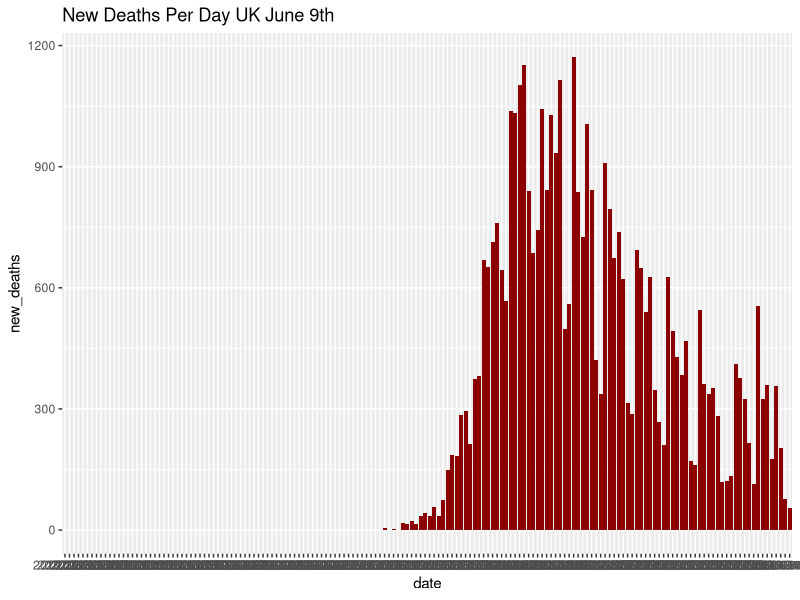
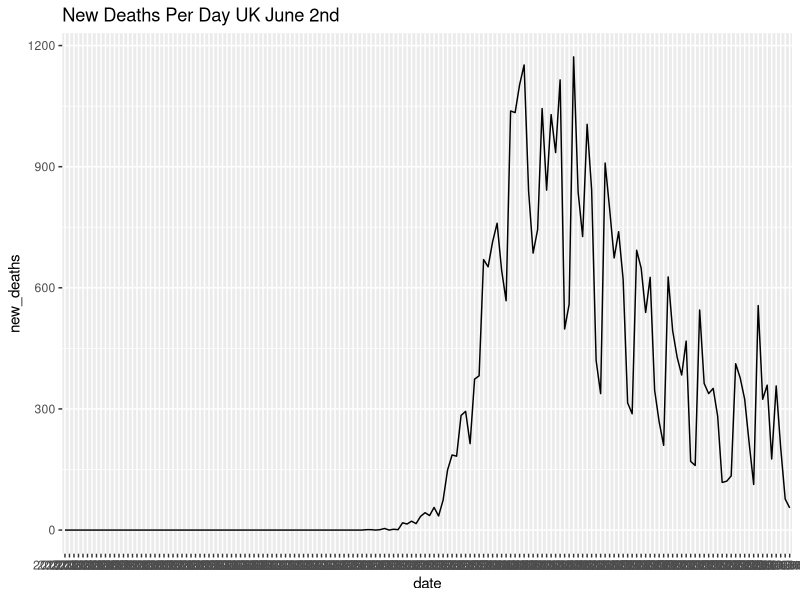
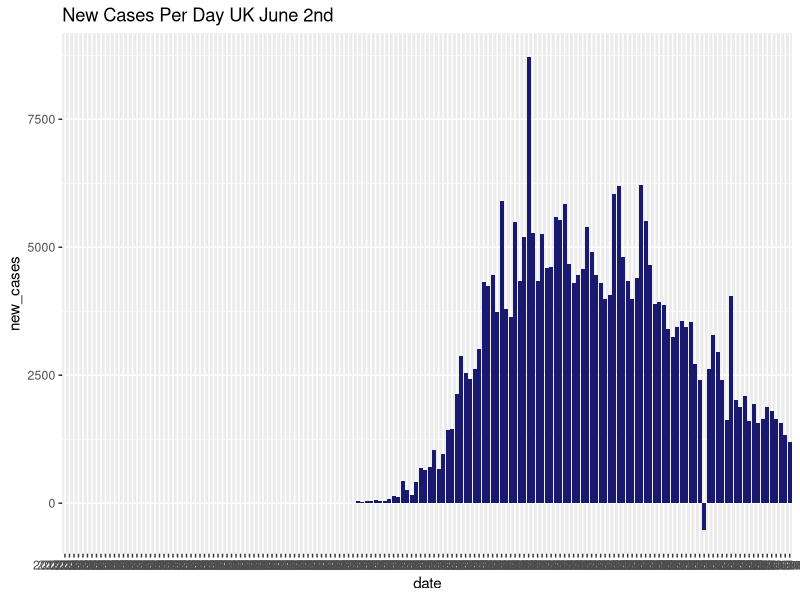
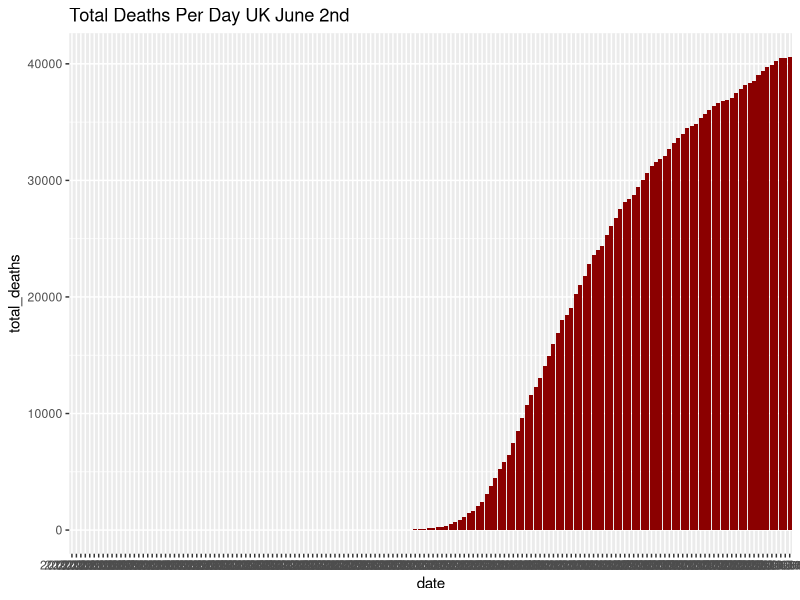
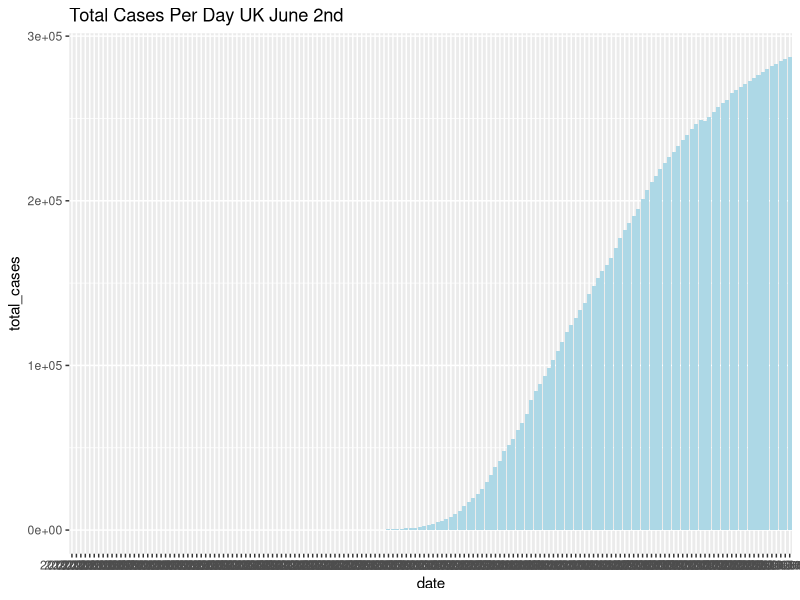
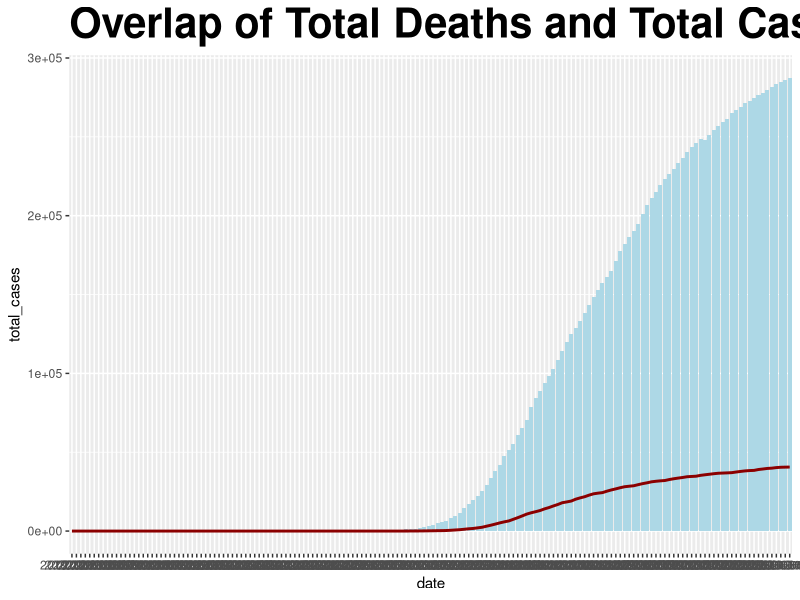
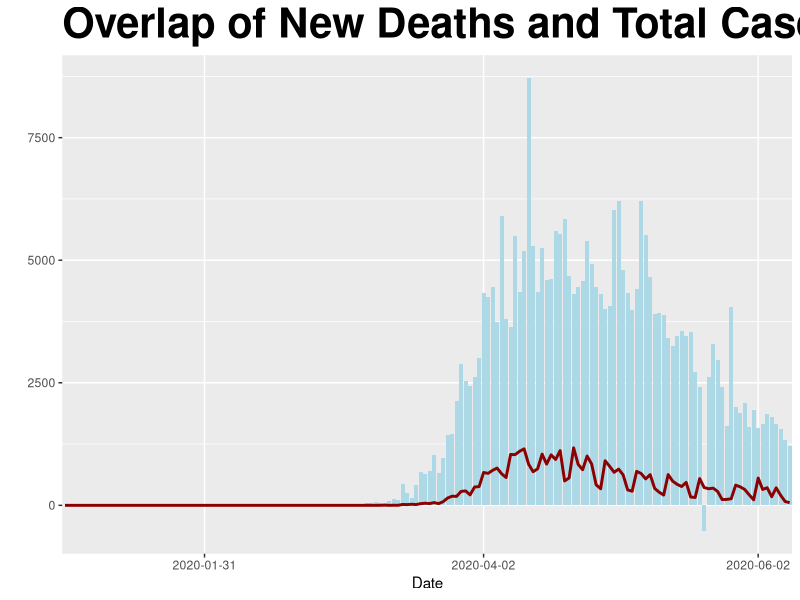
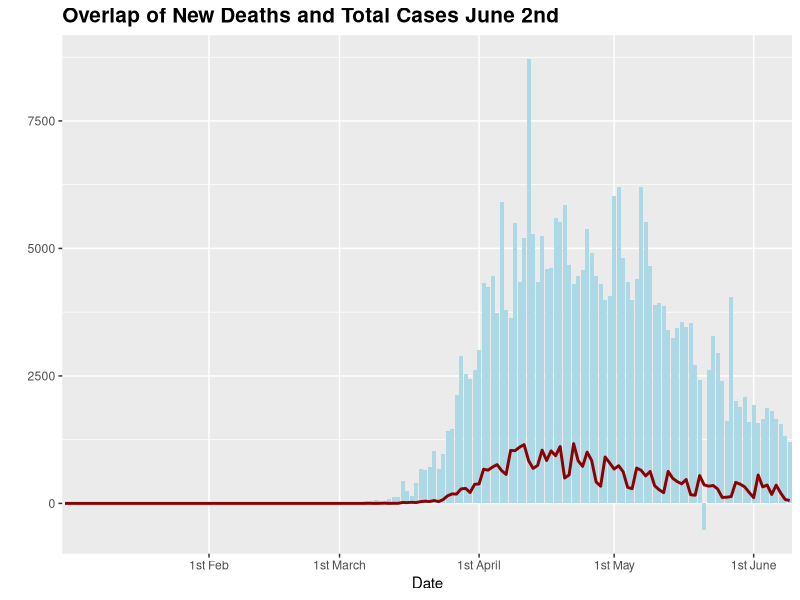

Generate these figures, in order, with R:
library(dplyr)
library(ggplot2)
library(readxl)

# read in the csv from owid covd-19 data
data <- read_excel('owid-9june.xlsx')

# turn into df
df <- data.frame(data)
head(df)
colnames(df)

# changing the names of columns
colnames(df)[3] <- c('countries')
colnames(df)

# get only UK data
UK <- subset(df, countries == 'United Kingdom')
head(UK)


# drop the iso_code & continent column
UK <- subset(UK, select = -c(iso_code))
UK <- subset(UK, select = -c(continent))
head(UK)

# bar plot of new deaths per day 
ggplot(UK, aes(date, new_deaths)) + 
  geom_bar(stat = 'identity', fill = 'darkred') +
  ggtitle('New Deaths Per Day UK June 9th')


# line plot of new deaths per day
# group=1 is a new thing I learned here
ggplot(UK, aes(date, new_deaths)) +
  geom_line(group=1) +
  ggtitle('New Deaths Per Day UK June 2nd')

# new cases in UK
ggplot(UK, aes(date, new_cases)) +
  geom_bar(stat = 'identity', fill = 'midnightblue') +
  ggtitle('New Cases Per Day UK June 2nd')

# total deaths UK
ggplot(UK, aes(date, total_deaths)) +
  geom_bar(stat = 'identity', fill = 'darkred') +
  ggtitle('Total Deaths Per Day UK June 2nd')

# total cases UK
ggplot(UK, aes(date, total_cases)) +
  geom_bar(stat = 'identity', fill = 'lightblue') +
  ggtitle('Total Cases Per Day UK June 2nd')

# total cases UK + total deaths UK on SAME PLOT
# works and looks great!!!
# https://biostats.w.uib.no/overlaying-a-line-plot-and-a-column-plot/
ggplot(UK) +
  geom_bar(aes(x = date, y = total_cases), fill = 'lightblue', stat='identity') +
  geom_line(aes(x = date, y = total_deaths), group=1, color='darkred', size = 1) +
  ggtitle('Overlap of Total Deaths and Total Cases June 2nd') +
  theme(plot.title = element_text(size = 30, face = "bold"))

# overlap of new cases and new deaths UK
# scale_x_.... SO USEFUL to show the bins you want
# https://rstudio-pubs-static.s3.amazonaws.com/3364_d1a578f521174152b46b19d0c83cbe7e.html
# discrete _ limit = only shows those bins (3 dates)
# discrete _ breaks = is what I wanted!! only show the xticks I want
ggplot(UK) +
  geom_bar(aes(x = date, y = new_cases), fill = 'lightblue', stat='identity') +
  geom_line(aes(x = date, y = new_deaths), group=1, color='darkred', size = 1) +
  ggtitle('Overlap of New Deaths and Total Cases June 2nd') +
  theme(plot.title = element_text(size = 30, face = "bold")) +
  xlab('Date') + 
  ylab('') +
  scale_x_discrete(breaks = c('2020-01-31', '2020-04-02', '2020-06-02'))
  

# SAME AS ABOVE 
# more custom
# breaks of the beginning of the month
# change the x labels to 1 Feb, 1 March, 1 April, 1 May, 1 June
ggplot(UK) +
  geom_bar(aes(x = date, y = new_cases), fill = 'lightblue', stat='identity') +
  geom_line(aes(x = date, y = new_deaths), group=1, color='darkred', size = 1) +
  ggtitle('Overlap of New Deaths and Total Cases June 2nd') +
  theme(plot.title = element_text(size = 15, face = "bold")) +
  xlab('Date') + 
  ylab('') +
  scale_x_discrete(breaks = c('2020-02-01', '2020-03-01', '2020-04-01', '2020-05-01', '2020-06-01'),
                   labels = c('1st Feb','1st March','1st April','1st May','1st June')) 

# ggsave('Overlap of New Deaths and Cases in the UK up to June 2nd.png')  



# ------------------------------------ SPAIN ----------------------------------

# spain df as sp
esp <- subset(df, countries =='Spain')

# new cases in UK
ggplot(esp, aes(date, new_cases)) +
  geom_bar(stat = 'identity', fill = 'midnightblue') +
  ggtitle('New Cases Per Day ESP June 2nd')


# New deaths in spain
# some data seems wrong here... negaitve deaths?
ggplot(esp, aes(date, new_deaths)) +
  geom_line(group=1) +
  ggtitle('New Deaths Per Day ESP June 2nd')

# total cases UK + total deaths ESP on SAME PLOT
ggplot(esp) +
  geom_bar(aes(x = date, y = total_cases), fill = 'lightblue', stat='identity') +
  geom_line(aes(x = date, y = total_deaths), group=1, color='darkred', size = 1) +
  ggtitle('Overlap of Total Deaths and Total Cases ESP June 2nd') +
  theme(plot.title = element_text(size = 30, face = "bold"))

# overlap of cases and deaths in spain
ggplot(esp) +
  geom_bar(aes(x = date, y = new_cases), fill = 'lightblue', stat='identity') +
  geom_line(aes(x = date, y = new_deaths), group=1, color='darkred', size = 1) +
  ggtitle('ESP Overlap of New Deaths and Total Cases June 2nd') +
  theme(plot.title = element_text(size = 15, face = "bold")) +
  xlab('Date') + 
  ylab('') +
  scale_x_discrete(breaks = c('2020-02-01', '2020-03-01', '2020-04-01', '2020-05-01', '2020-06-01'),
                   labels = c('1st Feb','1st March','1st April','1st May','1st June')) 












